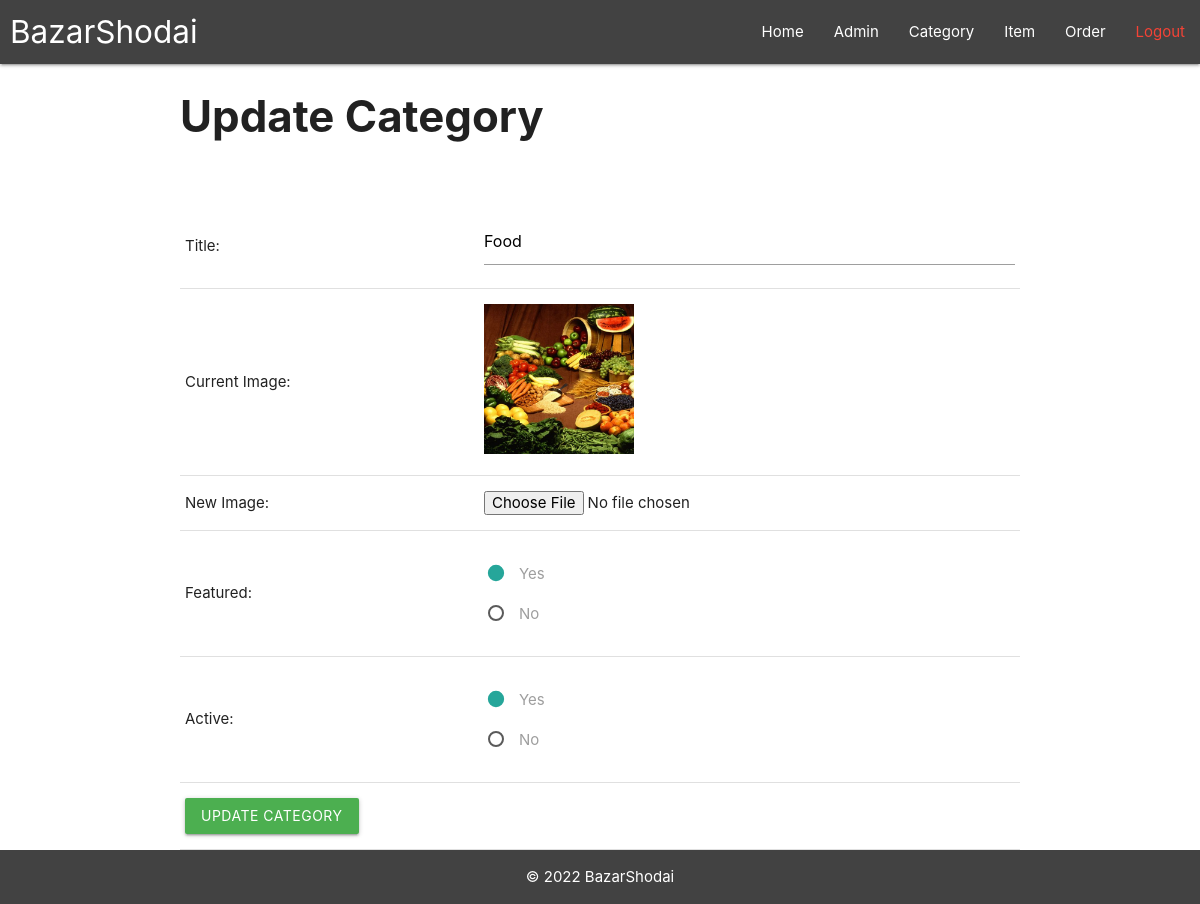
The page /bazar-shodai/admin/update-category.php?id=10 (signed in) on the database its author committed.
### tables this page shows
CREATE TABLE `tbl_category` (
  `id` int(10) UNSIGNED NOT NULL,
  `title` varchar(255) NOT NULL,
  `image_name` varchar(255) NOT NULL,
  `featured` varchar(255) NOT NULL,
  `active` varchar(255) NOT NULL
);

### bazar-shodai/admin/update-category.php (the view, shortened to what this page needs)
<?php include("reusable/head.php"); ?>
<?php include('reusable/menu.php'); ?>
<div class="container">
    <div class="wrapper">
        <h3 style="font-weight:bold;">Update Category</h3>
        <br><br>
        <?php
            if(isset($_GET['id']))
            {
                $id = $_GET['id'];
                $sql = "SELECT * FROM tbl_category WHERE id=$id";
                $res = mysqli_query($conn, $sql);
                $count = mysqli_num_rows($res);
                if($count==1)
                {
                    $row = mysqli_fetch_assoc($res);
                    $title = $row['title'];
                    $current_image = $row['image_name'];
                }
                else
                {
                    $_SESSION['no-category-found'] = "<span class='red-text'>Category not Found.</span>";
                    $url = SITEURL.'admin/manage-category.php';
                    echo "<script>window.location.href='$url'</script>";
                }
            }
            else
            {
                $url = SITEURL.'admin/manage-category.php';
                echo "<script>window.location.href='$url'</script>";
            }
        ?>
        <form action="" method="POST" enctype="multipart/form-data">
            <table class="tbl-30">
                <tr>
                    <td>Title: </td>
                    <td>
                        <input type="text" name="title" value="<?php echo $title; ?>">
                    </td>
                </tr>
                <tr>
                    <td>Current Image: </td>
                    <td>
                        <?php
                            if($current_image != "")
                            {
                                ?>
                                <img src="<?php echo SITEURL; ?>images/category/<?php echo $current_image; ?>" width="150px">
                                <?php
                            }
                            else
                            {
                                echo "<div class='error'>Image Not Added.</div>";
                            }
                        ?>
                    </td>
                </tr>
                <tr>
                    <td>New Image: </td>
                    <td>
                        <input type="file" name="image">
                    </td>
                </tr>
                <tr>
                    <td>Featured: </td>
                    <td>
                        <p><label>
                        <span>Yes</span></label></p>
                        <p><label>
                        <span>No</span></label></p>
                    </td>
                </tr>
                <tr>
                    <td>Active: </td>
                    <td>
                        <p><label>
                        <span>Yes</span></label></p>
                        <p><label>
                        <span>No</span>
                    </td>
                </tr>
                <tr>
                    <td>
                        <input type="submit" name="submit" value="Update Category" class="btn green">
                    </td>
                </tr>
            </table>
        </form>
    </div>
</div>
<?php include('reusable/footer.php'); ?>

### rows shown on the page
tbl_category: title "Food", image_name (picture)
